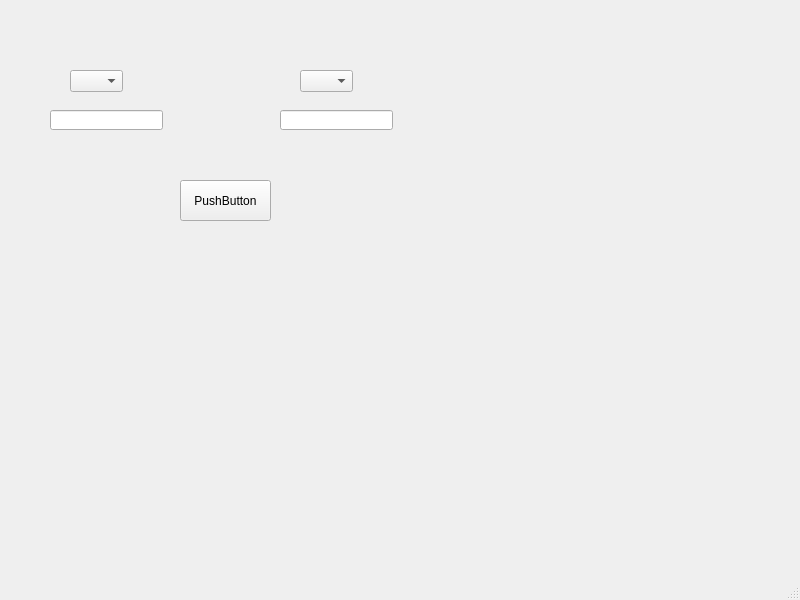
<?xml version="1.0" encoding="UTF-8"?>
<ui version="4.0">
 <class>MainWindow</class>
 <widget class="QMainWindow" name="MainWindow">
  <property name="geometry">
   <rect>
    <x>0</x>
    <y>0</y>
    <width>800</width>
    <height>600</height>
   </rect>
  </property>
  <property name="windowTitle">
   <string>MainWindow</string>
  </property>
  <widget class="QWidget" name="centralwidget">
   <widget class="QComboBox" name="comboBox">
    <property name="geometry">
     <rect>
      <x>70</x>
      <y>70</y>
      <width>53</width>
      <height>22</height>
     </rect>
    </property>
   </widget>
   <widget class="QComboBox" name="comboBox_2">
    <property name="geometry">
     <rect>
      <x>300</x>
      <y>70</y>
      <width>53</width>
      <height>22</height>
     </rect>
    </property>
   </widget>
   <widget class="QLineEdit" name="lineEdit">
    <property name="geometry">
     <rect>
      <x>50</x>
      <y>110</y>
      <width>113</width>
      <height>20</height>
     </rect>
    </property>
   </widget>
   <widget class="QLineEdit" name="lineEdit_2">
    <property name="geometry">
     <rect>
      <x>280</x>
      <y>110</y>
      <width>113</width>
      <height>20</height>
     </rect>
    </property>
   </widget>
   <widget class="QPushButton" name="pushButton">
    <property name="geometry">
     <rect>
      <x>180</x>
      <y>180</y>
      <width>91</width>
      <height>41</height>
     </rect>
    </property>
    <property name="text">
     <string>PushButton</string>
    </property>
   </widget>
  </widget>
  <widget class="QMenuBar" name="menubar">
   <property name="geometry">
    <rect>
     <x>0</x>
     <y>0</y>
     <width>800</width>
     <height>18</height>
    </rect>
   </property>
  </widget>
  <widget class="QStatusBar" name="statusbar"/>
 </widget>
 <resources/>
 <connections/>
</ui>
